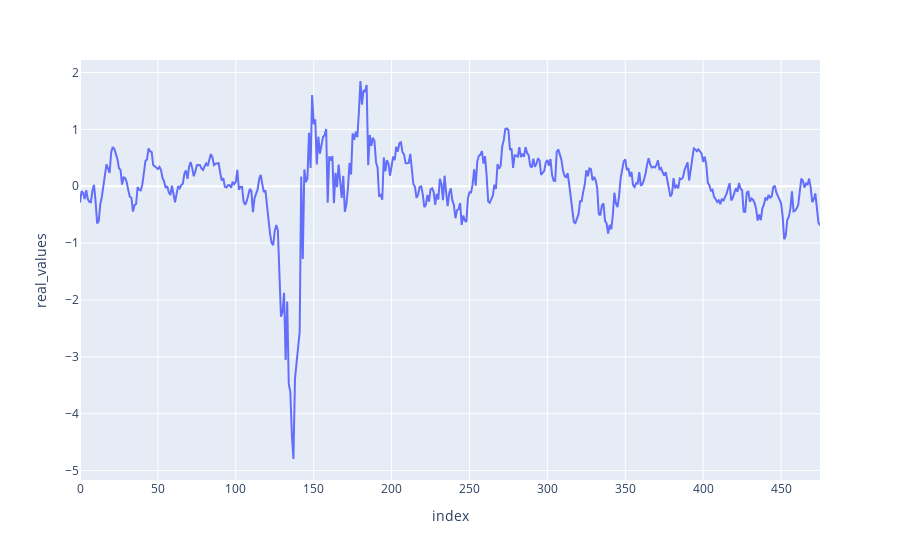

Write notebook code for a chart like this one.
### Code cell
# Continuar desenvolvimento:
# https://plotly.com/python/line-charts/#line-plots-with-column-encoding-color

# fig = px.scatter(df, x='total_bill', y='tip', color='sex', opacity=0.65)
fig = px.line(df, x='index', y='predictions', title='Ibova predito', color=)
# fig.add_vline(df, x='index', y='real_values')
fig = px.line(df, x='index', y='real_values')
# fig.add_traces(go.Scatter(x=x_range, y=y_uni, name='Weights: Uniform'))
# fig.add_traces(go.Scatter(x=x_range, y=test_predictions, name='Weights: Distance'))
fig.show()

### Figure 1 — Plotly figure (JSON) as saved in the notebook; plotly's stock layout.template omitted (floating-point values rounded to 4 significant figures; data arrays with more than 128 entries replaced by an {"elided": "..."} marker saying what was removed)
{"data": [{"hovertemplate": "index=%{x}<br>real_values=%{y}<extra></extra>", "legendgroup": "", "line": {"color": "#636efa", "dash": "solid"}, "mode": "lines", "name": "", "orientation": "v", "showlegend": false, "type": "scatter", "x": {"elided": "476 int values"}, "xaxis": "x", "y": {"elided": "476 float values"}, "yaxis": "y"}], "layout": {"legend": {"tracegroupgap": 0}, "margin": {"t": 60}, "xaxis": {"anchor": "y", "domain": [0, 1], "title": {"text": "index"}}, "yaxis": {"anchor": "x", "domain": [0, 1], "title": {"text": "real_values"}}}}
